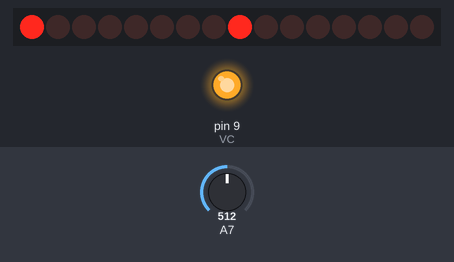
Recording of a sketch running on a simulated Arduino Nano, built with avr-gcc and run on an emulated ATmega328P. Shown: 16 shift-register outputs drawn as a row of LEDs (first output left, lit = HIGH), output pins drawn as LEDs (lit = HIGH). Wiring (inferred from the names in the program): 2 × shift register (74HC595): data pin 1; shift clock pin 2; latch pin 3. Wiring (inferred from the signals the program sends): row of LEDs: on Q0, Q1, Q2, Q3, Q4, Q5, Q6, Q7, Q8, Q9, Q10, Q11, Q12, Q13, Q14, Q15. Inputs (shaded band) come from the test bench; at power-on: A7 = 512. Pins used as bus, display or sensor lines are not drawn.

Above: at 1.2 s.
1.3 s: A7 set to 716
At 1.31 s:
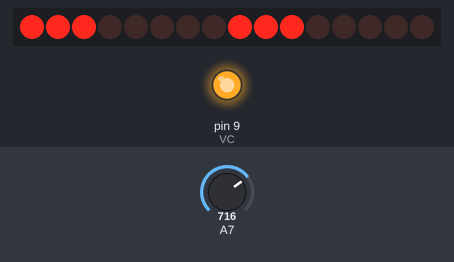
2.8 s: A7 set to 900
At 2.81 s:
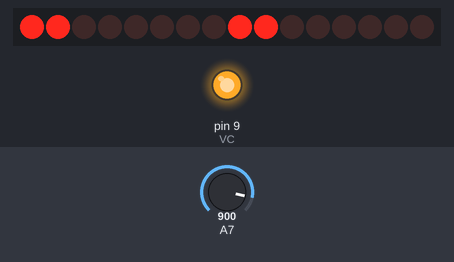
4.3 s: A7 set to 511
At 4.31 s:
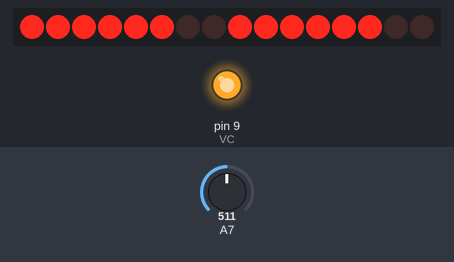
5.8 s: A7 set to 0
At 5.81 s:
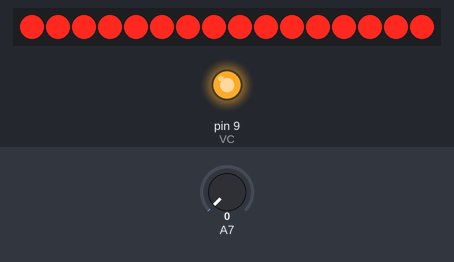
7.3 s: A7 set to 306
At 7.31 s:
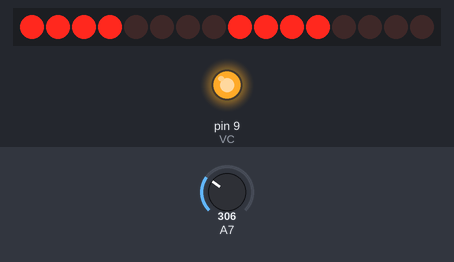
Timing chart, 0 to 9.8 s (numbered marks = the images above; inputs shaded):
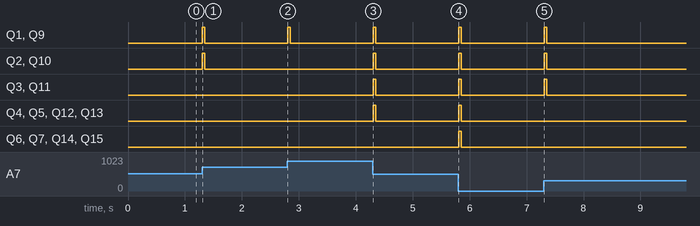

Measured:
- after the input at 1.3 s, Q1, Q2, Q9, Q10: LOW → HIGH at once, → LOW 0.05 s later
- after the input at 2.8 s, Q1, Q9: LOW → HIGH at once, → LOW 0.05 s later
- after the input at 4.3 s, Q1–5, Q9–13: LOW → HIGH at once, → LOW 0.05 s later
- after the input at 5.8 s, Q1–7, Q9–15: LOW → HIGH at once, → LOW 0.05 s later
- after the input at 7.3 s, Q1–3, Q9–11: LOW → HIGH at once, → LOW 0.05 s later

The sketch:

Attiny_Sound.ino
```cpp
//Project : To create seperate animations on an LED matrix based off of the
//readings from an electret condensor mic.
//Author : Joshua Dolgin
//Date  : 2018/11/17
//Status :Working
const int sampleTime = 50; // Sample window width in mS
uint16_t soundSample;
uint8_t data = 1;        // DA: SER IN (Serial Input)
uint8_t clk = 2;         // CK: SRCK (Shift Register cloCK)
uint8_t latch = 3;       // LA: RCK (Register Clock)
uint8_t VC = 9;
uint8_t GND = 10;
uint8_t VCC = 4;
uint8_t cornerData [] = {0x80, 0xC0, 0xE0, 0xF0, 0xF8, 0xFC, 0xFE, 0xFF};
// Creates an array to represent the first animation


void setup() {
  pinMode(data, OUTPUT);  //declares the data pin for OUTPUT
  pinMode(clk, OUTPUT);  //declares the clock pin for OUTPUT
  pinMode(latch, OUTPUT);//declares the latch pin for OUTPUT
  pinMode(VC, OUTPUT);
  pinMode(GND, OUTPUT);
  pinMode(VCC, OUTPUT);
  digitalWrite(VC, HIGH);
  digitalWrite(GND, LOW);
  digitalWrite(VCC, HIGH);
}

void loop() {
  // put your main code here, to run repeatedly:
  uint32_t startMillis = millis(); // Start of sample window
  uint16_t soundReading = 0;   //Sets the soundLevel to 0
  uint16_t signalMaximum = 0; // establsihes a signal maximum
  uint16_t signalMinimum = 1024; // establishes a signal minimum

  while (millis() - startMillis < sampleTime)  // collect data for 50 mS
  {
    soundSample = analogRead(A7);//Read volts on analog pin 0, out pin of the mic
    if (soundSample < 1024)  //If sound sample is less than the minimum value
    {
      if (soundSample > signalMaximum) //If sound sample is greater than the maximum value
      {
        signalMaximum = soundSample;  // Set the signal maximum to equal sample
      }
      else if (soundSample < signalMinimum) //if the sound level is greater than the minimum value
      {
        signalMinimum = soundSample;  // set the signal minimum to equal sample
      }
    }
  }
  soundReading = signalMaximum - signalMinimum; // Max value- min value = soundLevel
  float voltReading = (soundReading * 5.0) / 1024;  // Convert to volts
  voltReading = voltReading * 10; //Multiplies the volt reading by 10 in order to use integer values.
  voltReading = constrain(voltReading, 2, 24);//Constrain volt values between 2 - 24
  voltReading = map(voltReading, 2, 24, 1, 8);//Map the volt reading to a value between 1 and 5
  for (uint8_t j = 0; j < voltReading; j++) {
    digitalWrite(latch, LOW); // Writes the latch pin to low
    shiftOut(data, clk, LSBFIRST, cornerData[j]); // Shifts out the corners animation
    shiftOut(data, clk, LSBFIRST, cornerData[j]);
  }
  digitalWrite(latch, HIGH);
}
```
